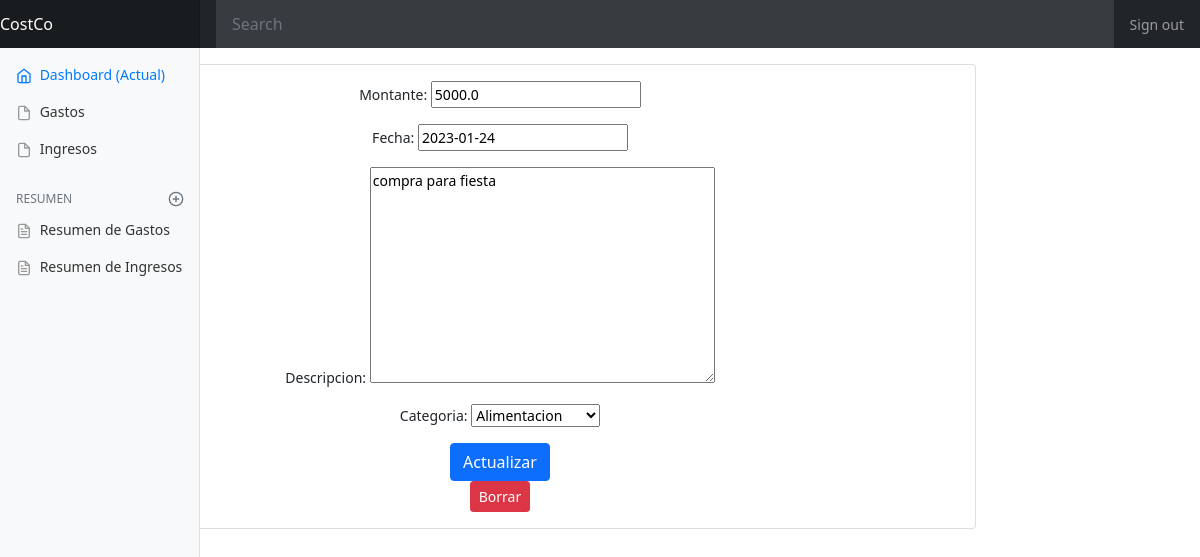
The app's page /actualizar/1 with its own data.
### Control_app/models.py (models this page shows, shortened)
class Gastos(models.Model):
    GATEGORIA = [
    ('AL','Alimentacion'),
    ('TRANSP','Transporte'),
    ('EST','Estudio'),
    ('EMP','Empleo'),
    ('ENT','Entretenimiento'),
    ('CS','Casa')]
    montante = models.FloatField()
    fecha = models.DateField(default=now)
    descripcion = models.TextField()
    categoria = models.CharField(max_length = 30,blank=True, choices=GATEGORIA, default="Casa")
    class Meta:
        ordering = ['-fecha']

### Control_app/views.py (the view)
def actualizar(request,id:int):
    gasto = get_object_or_404(Gastos,id=id)
    gasto_form = GastosForm(instance=gasto)
    if request.method == "POST":
        gasto_form = GastosForm(request.POST,instance=gasto)
        if gasto_form.is_valid():
         gasto.save()
        return redirect("/")
    contenido = {"gasto":gasto,"gasto_form":gasto_form}
    return render(request,"Control_app/actualizar_gasto.html",contenido)

### Control_app/forms.py
class GastosForm(ModelForm):
    class Meta:
        model = Gastos
        fields = "__all__"
        exclude = []

### templates/Control_app/actualizar_gasto.html (shortened to what this page needs)
{% extends 'Control_app/base.html' %}
{% block content %}
<div class="expense-col">
    <div class="card card-body">
        <center>
            <form method="POST" action="">
                {% csrf_token %} {{gasto_form.as_p}}
                <input class="btn btn-primary" type="submit" value="Actualizar">
            </form>
            <a class="btn btn-sm btn-danger" href="#">Borrar</a>
        </center>
    </div>
</div>
{% endblock %}

### static/Control_app/dashboard.css (style rules this page uses)
body { font-size: .875rem; }

### records on screen
Gastos: montante "5000.0", fecha "2023-01-24", descripcion "compra para fiesta", categoria "Alimentacion"
